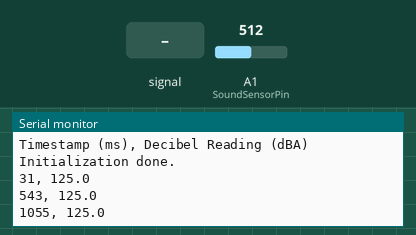
This sketch was run on a simulated Arduino Uno, built with avr-gcc and run on an emulated ATmega328P. Shown: the last lines printed to the serial monitor. The inputs (shaded band) are chosen by the test bench; at power-on: A1 (SoundSensorPin) = 512. Storage starts empty.

Above: at 1.3 s.
1.4 s: A1 (SoundSensorPin) fed a 200 Hz sine of ±81 counts around its level
At 2.0 s:
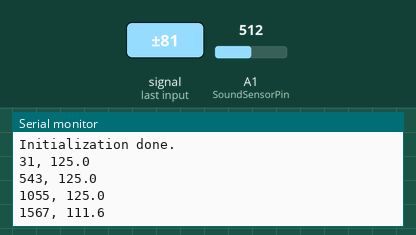
2.9 s: A1 (SoundSensorPin) set to 716
At 3.5 s:
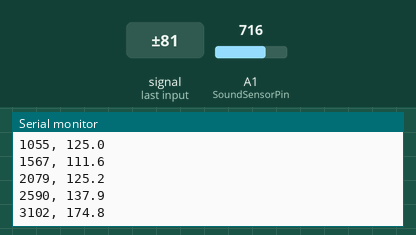
4.4 s: A1 (SoundSensorPin) fed a 1000 Hz sine of ±255 counts around its level
At 5.1 s:
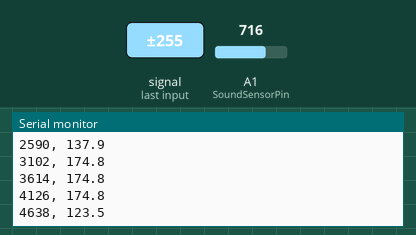
5.9 s: A1 (SoundSensorPin) set to 900
At 6.6 s:
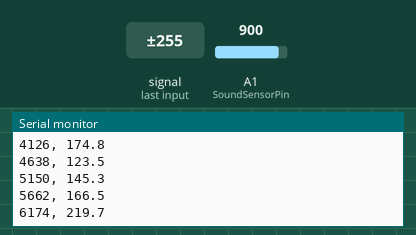
Timing chart, 0 to 8.4 s (numbered marks = the images above; inputs shaded):
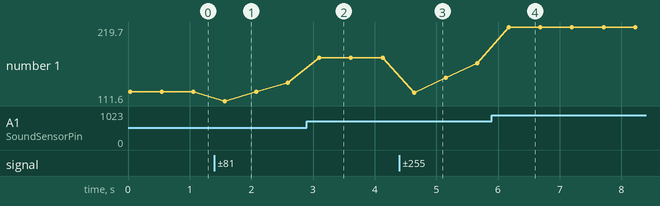

Measured:
- after the input at 1.4 s, the serial monitor: prints a new line after 0.17 s (image 1)
- after the input at 2.9 s, the serial monitor: prints a new line after 0.20 s (image 2)
- after the input at 4.4 s, the serial monitor: prints a new line after 0.24 s (image 3)
- after the input at 5.9 s, the serial monitor: prints a new line after 0.28 s (image 4)
- plotted number 1: 125 → 137.9 after the input at 1.4 s, 137.9 → 174.8 after the input at 2.9 s, 174.8 → 166.5 after the input at 4.4 s, 166.5 → 219.7 after the input at 5.9 s

The sketch:

sketch_SDdB.ino
```cpp
#include <SD.h>  // Include SD library

#define SoundSensorPin A1  // Pin for the sound sensor
#define VREF  5.0  // Voltage reference for the analog input
#define SD_CS_PIN 4  // Chip select pin for the SD card (modify if necessary)

// Declare the file
File dataFile;

void setup() {
  Serial.begin(115200);
  Serial.println("Timestamp (ms), Decibel Reading (dBA)");  // Header

  // Initialize SD card
  if (!SD.begin(SD_CS_PIN)) {
    Serial.println("Initialization failed!");
    return;
  }
  Serial.println("Initialization done.");

  // Open the file for writing
  dataFile = SD.open("data.csv", FILE_WRITE);

  // If the file is available, write the header
  if (dataFile) {
    dataFile.println("Timestamp (ms), Decibel Reading (dBA)");  // Write header
    dataFile.close();  // Close the file after writing the header
  } else {
    Serial.println("Error opening data.csv");
  }
}

void loop() {
  float voltageValue, dbValue;

  voltageValue = analogRead(SoundSensorPin) / 1024.0 * VREF;
  dbValue = voltageValue * 50.0;  // Convert voltage to decibel value

  // Get the timestamp in milliseconds
  unsigned long timestamp = millis();

  // Output data to Serial Monitor
  Serial.print(timestamp);        // Print timestamp
  Serial.print(", ");             // Separator
  Serial.println(dbValue, 1);     // Print decibel value

  // Open the file for appending new data
  dataFile = SD.open("data.csv", FILE_WRITE);

  // If the file is available, write the timestamp and dbValue
  if (dataFile) {
    dataFile.print(timestamp);        // Write timestamp
    dataFile.print(", ");             // Separator
    dataFile.println(dbValue, 1);     // Write decibel value
    dataFile.close();  // Close the file after writing
  } else {
    Serial.println("Error opening data.csv for writing");
  }

  delay(500);  // Delay for 500 milliseconds
}
```
